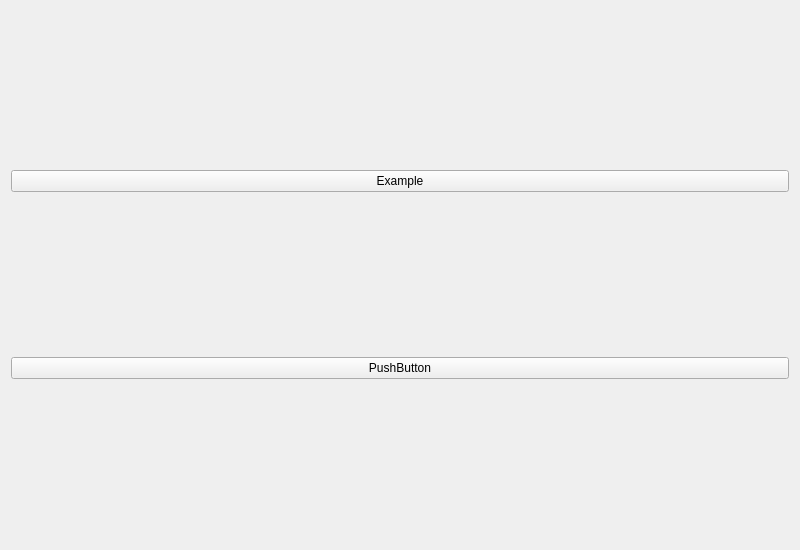
<?xml version="1.0" encoding="UTF-8"?>
<ui version="4.0">
 <class>Form</class>
 <widget class="QWidget" name="Form">
  <property name="geometry">
   <rect>
    <x>0</x>
    <y>0</y>
    <width>800</width>
    <height>550</height>
   </rect>
  </property>
  <property name="windowTitle">
   <string>Form</string>
  </property>
  <layout class="QGridLayout" name="gridLayout">
   <item row="0" column="0">
    <widget class="QPushButton" name="pushButton">
     <property name="text">
      <string>Example</string>
     </property>
    </widget>
   </item>
   <item row="1" column="0">
    <widget class="QPushButton" name="pushButton_3">
     <property name="text">
      <string>PushButton</string>
     </property>
    </widget>
   </item>
  </layout>
 </widget>
 <resources/>
 <connections/>
</ui>
